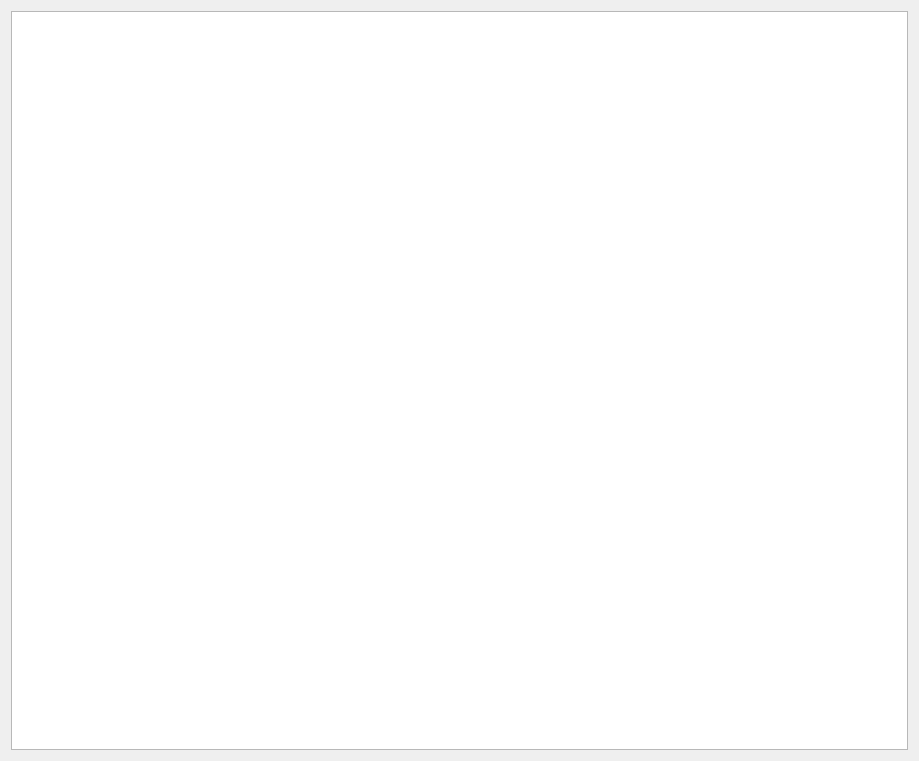
<?xml version="1.0" encoding="UTF-8"?>
<ui version="4.0">
 <class>Form</class>
 <widget class="QWidget" name="Form">
  <property name="geometry">
   <rect>
    <x>0</x>
    <y>0</y>
    <width>919</width>
    <height>761</height>
   </rect>
  </property>
  <property name="windowTitle">
   <string>Form</string>
  </property>
  <layout class="QGridLayout" name="gridLayout">
   <item row="0" column="0">
    <widget class="QTableView" name="tableView">
     <property name="sortingEnabled">
      <bool>true</bool>
     </property>
    </widget>
   </item>
  </layout>
 </widget>
 <resources/>
 <connections/>
</ui>
